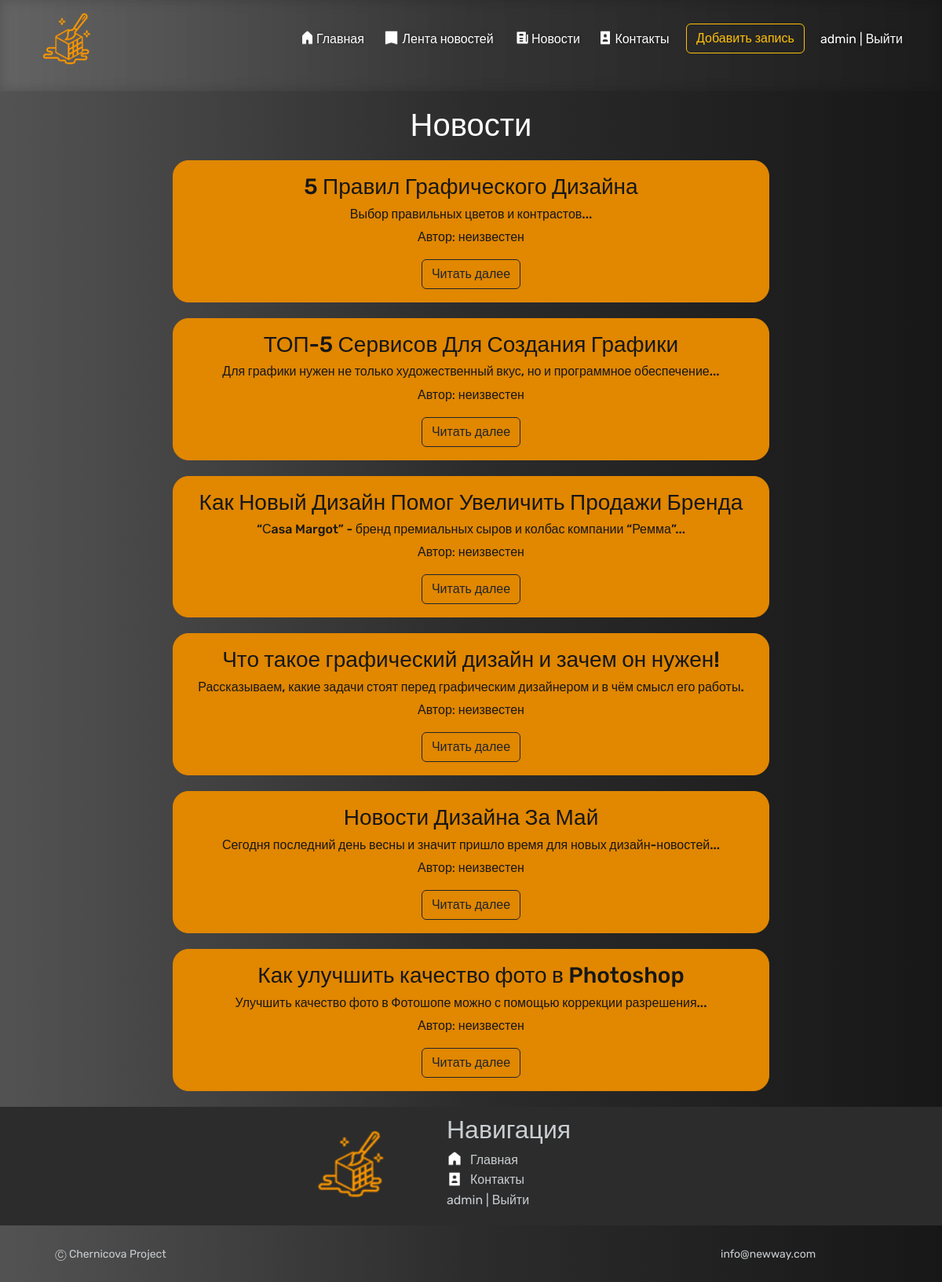
Page /news/ (signed in) on the committed database.
### news/models.py (models this page shows, shortened)
class Articles(models.Model):
    title = models.CharField('Название', max_length=100)
    anons = models.CharField('Анонс', max_length=100)
    full_text = models.TextField('Статья')
    date = models.DateTimeField('Дата публикации')
    author = models.ForeignKey(get_user_model(), on_delete=models.SET_NULL, related_name='posts', null=True,
                               default=None)
    class Meta:
        verbose_name = 'Новость'
        verbose_name_plural = 'Новости'

### news/views.py (the view)
# urls.py: path('news/', include('news.urls')),
def news(request):
    new = Articles.objects.order_by('-date')
    return render(request, 'news/news.html', {'new': new})

### news/templates/news/news.html (shortened to what this page needs)
{% extends 'menu/layout.html' %}
{% block content %}
<div class="texter">
<h1>Новости</h1>
    {% if new %}
    {% for el in new %}
        <div style="margin: 20px; border-radius: 20px; background-color: #e18700; color: #171717; border-color: #e18700" class="alert alert-warning">
            <h3>
               {{ el.title }}
            </h3>
            <h6>{{ el.anons }}</h6>
            <p>Автор: {{ p.author.username|default:"неизвестен" }}</p>
        <a href="{% url 'news-detail' el.id %}" class="btn btn-outline-dark">Читать далее</a>
        </div>
    {% endfor %}
{% else %}
<h6>У вас нет записей!</h6>
{% endif %}
</div>
{% endblock %}

### menu/templates/menu/layout.html (shortened to what this page needs)
{% load static %}
<!doctype html>
<html lang="ru">
<head>
    <link rel="stylesheet" href="https://cdn.jsdelivr.net/npm/bootstrap@5.3.2/dist/css/bootstrap.min.css">
    <link rel="stylesheet" href="{% static 'menu/css/menu.css' %}">
</head>
<body>
<aside>
    <header>
        <img src="{% static 'menu/img/logo.png' %}">
  <ul class="list">
    <li><a href="{% url 'home' %}"><img style="width: 20%; height: 20px; margin-right: 3px; margin-bottom: 5px;" src="{% static 'menu/img/home.png' %}">Главная</a></li>
    <li style="width: 150px"><a href="{% url 'newsfeed' %}"><img style="width: 15%; height: 20px; margin-right: 3px; margin-bottom: 5px;" src="{% static 'menu/img/feed.png' %}">Лента новостей</a></li>
    <li><a href="{% url 'news' %}"><img style="width: 20%; height: 20px; margin-right: 3px; margin-bottom: 5px;" src="{% static 'menu/img/news.png' %}">Новости</a></li>
    <li><a href="{% url 'contact' %}"><img style="width: 20%; height: 20px; margin-right: 3px; margin-bottom: 5px;" src="{% static 'menu/img/contact.png' %}">Контакты</a></li>
    <li><a href="{% url 'create' %}"><button style="margin-top: -8px" class="btn btn-outline-warning">Добавить запись</button></a></li>
  {% if user.is_authenticated %}
                                <li class="last">{{ user.username }} | <a href="{% url 'user:logout' %}">Выйти</a> </li>
                            {% else %}
                                <li class="last"><a href="{% url 'user:login' %}">Вход</a> | <a href="{% url 'user:register' %}">Регистрация</a> </li>
                            {% endif %}</ul>
    </header>
    </aside>
{% block content %}
{% endblock %}
</body>
<footer>
                <div class="row row-2">
                     <img style="width: 120px; height: 90px; margin-top: 30px" src="{% static 'menu/img/logo.png' %}">
                    <div class="col-sm-3  my-sm-0 mt-5">
                        <ul style="margin-top: 10px" class="list-unstyled">
                            <li class="mt-0"><h2>Навигация</h2></li>
                            <li><a href="{% url 'home' %}"><img style="width: 20px; height: 20px; margin-right: 10px; margin-bottom: 5px;" src="{% static 'menu/img/home.png' %}">Главная</a></li>
                            <li><a href="{% url 'contact' %}"><img style="width: 20px; height: 20px; margin-right: 10px; margin-bottom: 5px;" src="{% static 'menu/img/contact.png' %}">Контакты</a></li>
                            {% if user.is_authenticated %}
                                <li class="last">{{ user.username }} | <a href="{% url 'user:logout' %}">Выйти</a> </li>
                            {% else %}
                                <li class="last"><a href="{% url 'user:login' %}">Вход</a> | <a href="{% url 'user:register' %}">Регистрация</a> </li>
                            {% endif %}
                        </ul>
                    </div>
                </div>
                <div class="row my-4 row-1 no-gutters">
                    <div class="col-sm-3 col-auto text-center"><small>&#9400; Chernicova Project</small></div><div class="col-md-3 col-auto "></div><div class="col-md-3 col-auto"></div>
                    <div class="col  my-auto text-md-left  text-right "> <small>info@newway.com</small>  </div>
                </div>
</footer>
</html>

### menu/static/menu/css/menu.css (style rules this page uses)
* { box-sizing: border-box; }
body { margin: 0; background: #7f7fd5; background: linear-gradient(to right, #535353, #2c2c2c, #171717); font-family: 'Rubik', sans-serif; height: 100% !important; background-color: #F8F9FB !important; color: white; }
.texter { margin-top: 20px; margin-bottom: 20px; margin-left: 200px; margin-right: 200px; color: white; text-align: center; }
button { margin-top: 10px; }
footer { color:#caced1 !important; }
.row-2 { justify-content: center; background-color: #2c2c2c; margin-top: 20px; }
.alert-warning { margin-top: 100px; }
.list-unstyled { margin-left: 50px; margin-bottom: 20px; }
*, *::before, *::after { box-sizing: border-box; padding: 0; margin: 0; }

### rows in the picture
Articles: title "5 Правил Графического Дизайна", anons "Выбор правильных цветов и контрастов...", author.username "неизвестен"
Articles: title "ТОП-5 Сервисов Для Создания Графики", anons "Для графики нужен не только художественный вкус, но и программное обеспечение...", author.username "неизвестен"
Articles: title "Как Новый Дизайн Помог Увеличить Продажи Бренда", anons "“Сasa Margot” - бренд премиальных сыров и колбас компании “Ремма”...", author.username "неизвестен"
Articles: title "Что такое графический дизайн и зачем он нужен!", anons "Рассказываем, какие задачи стоят перед графическим дизайнером и в чём смысл его работы.", author.username "неизвестен"
Articles: title "Новости Дизайна За Май", anons "Сегодня последний день весны и значит пришло время для новых дизайн-новостей...", author.username "неизвестен"
Articles: title "Как улучшить качество фото в Photoshop", anons "Улучшить качество фото в Фотошопе можно с помощью коррекции разрешения...", author.username "неизвестен"

### other values in the picture
{{ user.username }} "admin"
